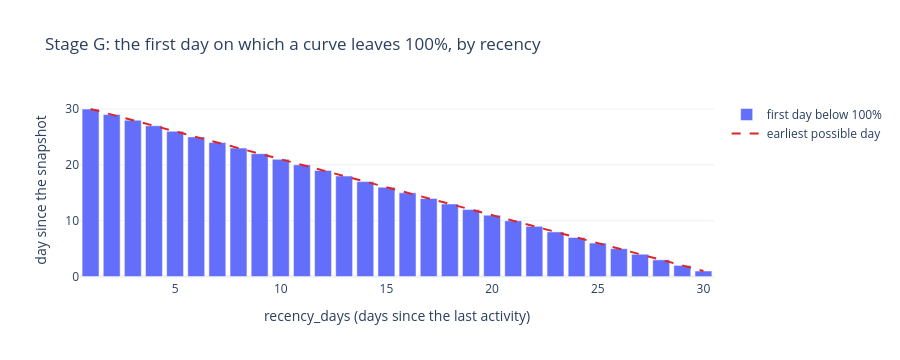

Here is the notebook cell this chart was saved with:
### Code cell
falls = raw_all < 1
first_fall = pd.Series(TIMES[np.argmax(falls, axis=1)]).where(falls.any(axis=1))
by_recency = first_fall.groupby(X_all["recency_days"].to_numpy()).agg(["min", "size"])
peek("by_recency", by_recency, "first day on which a raw curve is below 100%, by recency_days")
earliest_by_recency = config.INACTIVITY_DAYS + 1 - by_recency.index
assert (by_recency["min"] >= earliest_by_recency).all()

bars = go.Bar(x=by_recency.index, y=by_recency["min"], customdata=by_recency["size"])
bars.name = "first day below 100%"
bars.hovertemplate = "recency %{x} days<br>day %{y}<br>%{customdata} players<extra></extra>"
bound = go.Scatter(x=by_recency.index, y=earliest_by_recency, name="earliest possible day")
bound.line = {"color": "#dc2626", "dash": "dash"}
fig = go.Figure([bars, bound])
fig.update_layout(
    title="Stage G: the first day on which a curve leaves 100%, by recency",
    xaxis_title="recency_days (days since the last activity)",
    yaxis_title="day since the snapshot",
    template="plotly_white",
    height=360,
)
fig.show()

### Figure 1 — Plotly figure (JSON) as saved in the notebook; plotly's stock layout.template omitted (floating-point values rounded to 4 significant figures)
{"data": [{"customdata": [2120, 772, 444, 185, 127, 71, 43, 39, 35, 44, 38, 37, 34, 30, 15, 25, 27, 15, 29, 18, 15, 16, 15, 17, 24, 17, 20, 17, 17, 22], "hovertemplate": "recency %{x} days<br>day %{y}<br>%{customdata} players<extra></extra>", "name": "first day below 100%", "type": "bar", "x": [1, 2, 3, 4, 5, 6, 7, 8, 9, 10, 11, 12, 13, 14, 15, 16, 17, 18, 19, 20, 21, 22, 23, 24, 25, 26, 27, 28, 29, 30], "y": [30, 29, 28, 27, 26, 25, 24, 23, 22, 21, 20, 19, 18, 17, 16, 15, 14, 13, 12, 11, 10, 9, 8, 7, 6, 5, 4, 3, 2, 1]}, {"line": {"color": "#dc2626", "dash": "dash"}, "name": "earliest possible day", "type": "scatter", "x": [1, 2, 3, 4, 5, 6, 7, 8, 9, 10, 11, 12, 13, 14, 15, 16, 17, 18, 19, 20, 21, 22, 23, 24, 25, 26, 27, 28, 29, 30], "y": [30, 29, 28, 27, 26, 25, 24, 23, 22, 21, 20, 19, 18, 17, 16, 15, 14, 13, 12, 11, 10, 9, 8, 7, 6, 5, 4, 3, 2, 1]}], "layout": {"height": 360, "title": {"text": "Stage G: the first day on which a curve leaves 100%, by recency"}, "xaxis": {"title": {"text": "recency_days (days since the last activity)"}}, "yaxis": {"title": {"text": "day since the snapshot"}}}}
